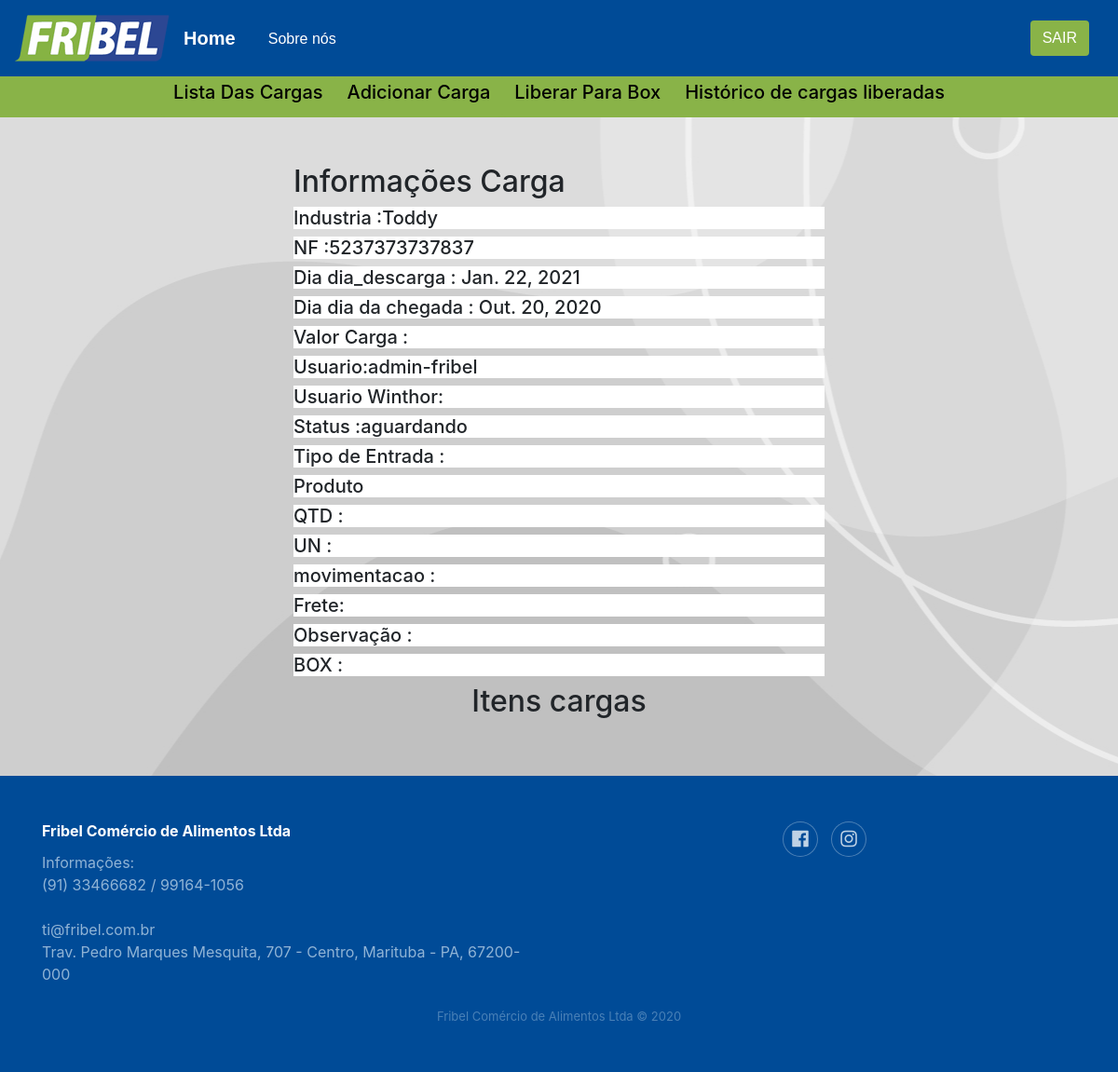
Page /acompanhamento/informacoes_cargas/13 (signed in) on the committed database.
### core/models.py (models this page shows, shortened)
class Carga(models.Model):
    STATUS = (
        ('liberado', 'Liberado'),
        ('aguardando', 'Aguardando')
    )
    dia_chegada = models.DateField('Dia da chegada',blank=True)
    numero_nf = models.CharField('Numero NF', max_length=45)
    industria = models.CharField('Industria', max_length=40)
    dia_descarga = models.DateField('Dia da descarga')
    user_ERP = models.CharField(max_length=30, blank=True)
    user = models.ForeignKey(User, on_delete=models.CASCADE)
    status = models.CharField('Status', max_length=15, choices=STATUS)
    tipo_entrada = models.CharField(max_length=20, blank=True)
    Produto = models.CharField(max_length=40, blank=True)
    QTD = models.CharField(max_length=10, blank=True)
    UN = models.CharField(max_length=12, blank=True)
    movimentacao = models.CharField(max_length=20, blank=True)
    frete = models.CharField(max_length=10, blank=True)
    observacao = models.CharField(max_length=500, blank=True)
    box = models.CharField('Box', max_length=20, blank=True)
    valor_carga = models.CharField(max_length=12, blank=True)
    numero_transacao = models.CharField(max_length=10, blank=True)
    created_at = models.DateTimeField(auto_now_add=True)
    update_at = models.DateTimeField(auto_now=True)
    finalizada = models.BooleanField(default=False)
    is_ERP=models.BooleanField(default=False)

### core/views.py (the view)
# urls.py: path('acompanhamento/informacoes_cargas/<str:id>', views.informacoes_cargas),
def informacoes_cargas(request,id):
    itens_carga=[]
    carga=Carga.objects.get(pk=id)
    ids=get_inf_carga_erp(request,carga)
    print('------>id',ids)
    for i in ids:
        itens_carga.append(Itens_carga.objects.get(id=i))
    user = return_usuario(request)
    return render(request, 'core/informacoes_cargas.html',{'carga':carga,'user':user,'itens_carga':itens_carga})

### core/views.py (called while the page is built)
def return_usuario(request):
    if request.user.is_authenticated:
        id_user = request.user.id
    usuario = User.objects.get(pk=id_user)
    return(usuario)

### core/templates/core/informacoes_cargas.html (shortened to what this page needs)
{% extends 'base.html' %}
{% block content %}
    <div class="container col-6">
        <div><h2>Informações Carga</h2></div>
            <h5 class= "inf_carga">Industria :{{carga.industria}}</h5>
            <h5 class= "inf_carga">NF  :{{carga.numero_nf}}</h5>
            <h5 class= "inf_carga">Dia dia_descarga    : {{carga.dia_descarga}}</h5>
            <h5 class= "inf_carga">Dia dia da chegada  : {{carga.dia_chegada}}</h5>
            <h5 class= "inf_carga">Valor Carga  :{{carga.valor_carga}} </h5>
            <h5 class= "inf_carga">Usuario:{{carga.user}} </h5>
            <h5 class= "inf_carga">Usuario Winthor: {{carga.user_ERP}}</h5>
            <h5 class= "inf_carga">Status  :{{carga.status}} </h5>
            <h5 class= "inf_carga">Tipo de Entrada  :{{carga.tipo_entrada}} </h5>
            <h5 class= "inf_carga">Produto {{carga.Produto}} </h5>
            <h5 class= "inf_carga">QTD  :{{carga.QTD}} </h5>
            <h5 class= "inf_carga">UN  :{{carga.UN}} </h5>
            <h5 class= "inf_carga">movimentacao  :{{carga.movimentacao}}</h5>
            <h5 class= "inf_carga">Frete:  {{carga.frete}}</h5>
            <h5 class= "inf_carga">Observação  :{{carga.observacao}}</h5>
            <h5 class= "inf_carga">BOX  :{{carga.box}}</h5>
    </div>
        <div style="text-align: center;"><h2>Itens cargas</h2></div>
{% endblock %}

### core/static/css/styles.css (style rules this page uses)
body { background: url("/static/imagens/fundo.jpg") no-repeat center top fixed; }
h5.inf_carga { background-color:white; }

### rows in the picture
Carga: industria "Toddy", numero_nf "5237373737837", dia_descarga "Jan. 22, 2021", dia_chegada "Out. 20, 2020", user "admin-fribel", status "aguardando"
